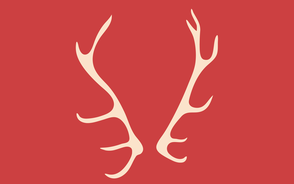
#> input picture image/4.png, 294 x 184 px
$ python '25.1、Harris角点检测.py'
#> lines starting #> are read from the running program, lines starting #| are printed output that depends on the picture; after the words box and inside, x2 and y2 are one past the last pixel; in counts of white or black regions, pixels touching at a corner belong together
#> further down, src is the input picture: shape (184, 294, 3); mean B, G, R 72.5, 72.9, 206.5
import cv2 as cv
import numpy as np

def harris_detect(image): #1988
    gray = cv.cvtColor(image, cv.COLOR_BGR2GRAY)
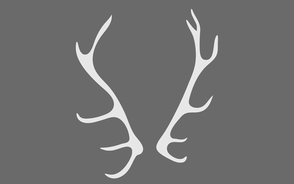
#> gray: shape (184, 294); min 93, max 252, mean 112.8
    gray = np.float32(gray)#输入图像必须是float32
    dst = cv.cornerHarris(gray, 2, 3, 0.04)
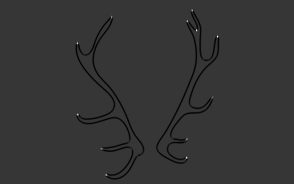
#> dst: shape (184, 294) float32; min -8919889, max 32846672, mean -211000.6; drawn with min black and max white
    #img - 数据类型为 float32 的输入图像,  blockSize - 角点检测中要考虑的领域大小
    #ksize - Sobel 求导中使用的窗口大小,k - Harris 角点检测方程中的自由参数，取值参数为 [0,04，0.06]
    dst = cv.dilate(dst, None)
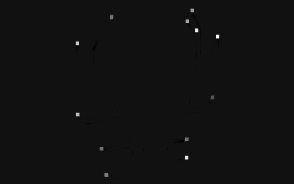
#> dst: shape (184, 294) float32; min -2392206.2, max 32846672, mean 49749.3; drawn with min black and max white
    image[dst > 0.01*dst.max()] = [0,0,255]
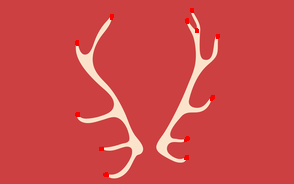
#> image: shape (184, 294, 3); 0.49% of pixels changed, all inside (x1, y1, x2, y2) = (75, 8, 220, 177)
    ##这里的打分值以大于0.01×dst中最大值为边界
    cv.imshow("harris_detect",image)

def Good_Features_to_Track(image):#改进Harris  1994
    gray = cv.cvtColor(image, cv.COLOR_BGR2GRAY)
    corners = cv.goodFeaturesToTrack(gray, 25, 0.01, 10)
#> corners = 24 rows, first 8: [183, 140], [195, 32], [104, 148], [189, 24], [192, 13], [184, 160], [215, 39], [78, 118]
    #灰度图像， 角点数目， 角点的质量水平（0-1之间）， 角点间最短欧氏距离
    corners = np.int0(corners)
    for i in corners:
        x,y = i.ravel()
        cv.circle(image, (x,y), 3, (0,0,255), -1)
#> this loop made 24 passes
#> (x, y) on passes 1 to 12: (183, 140), (195, 32), (104, 148), (189, 24), (192, 13), (184, 160), (215, 39), (78, 118), (76, 46), (110, 175), (109, 19), (209, 100)
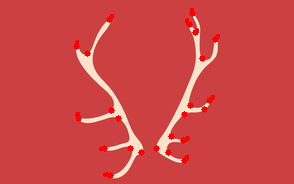
#> image: shape (184, 294, 3); 1.14% of pixels changed, all inside (x1, y1, x2, y2) = (73, 11, 219, 179)
    cv.imshow("Good_Features_to_Track",image)

src = cv.imread("image/4.png")
cv.namedWindow("input image", cv.WINDOW_AUTOSIZE)
cv.imshow("input image", src)

harris_detect(src)
Good_Features_to_Track(src)

cv.waitKey(0)
cv.destroyAllWindows()
